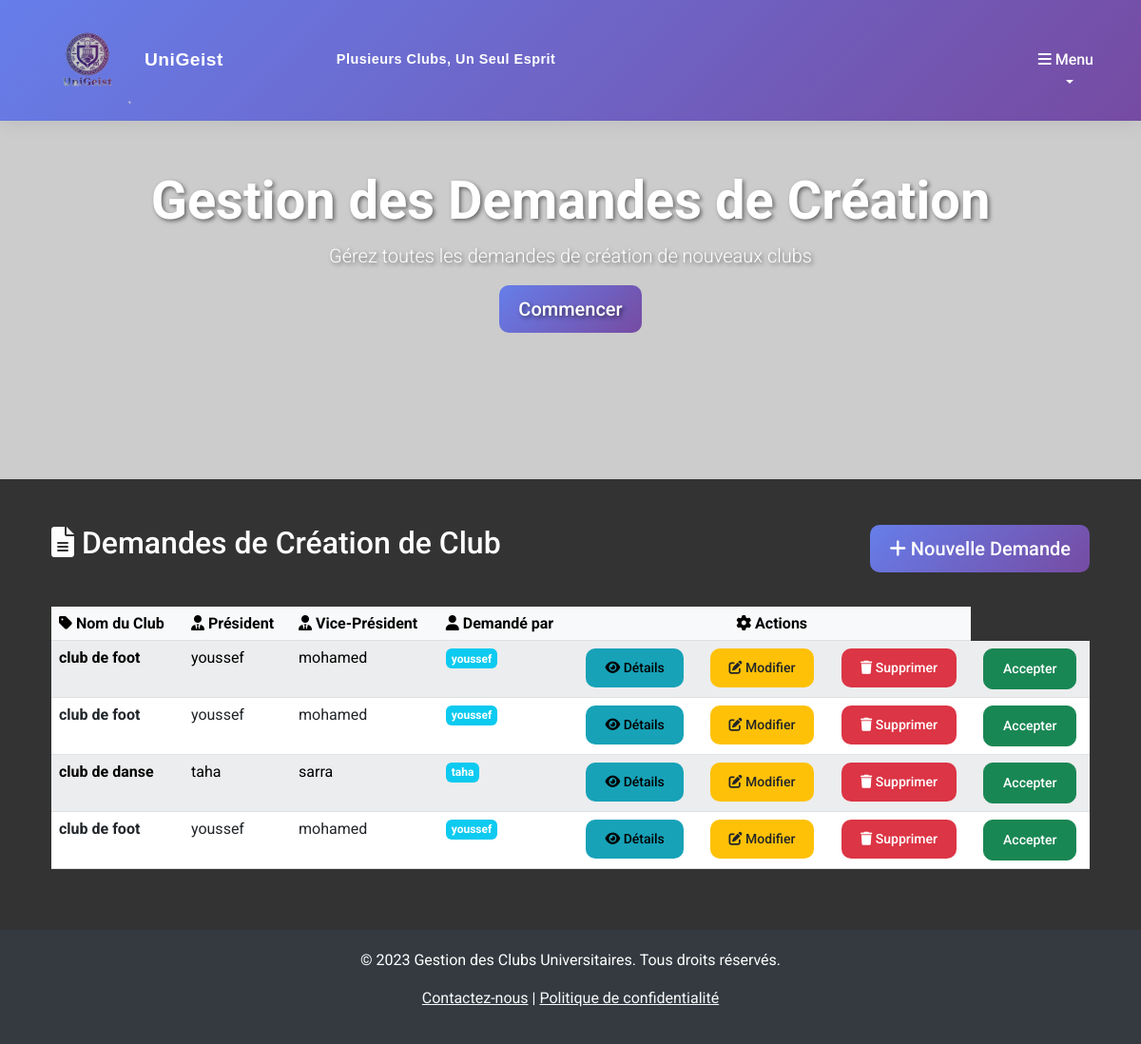
The app's page /club/demandes/, older data.
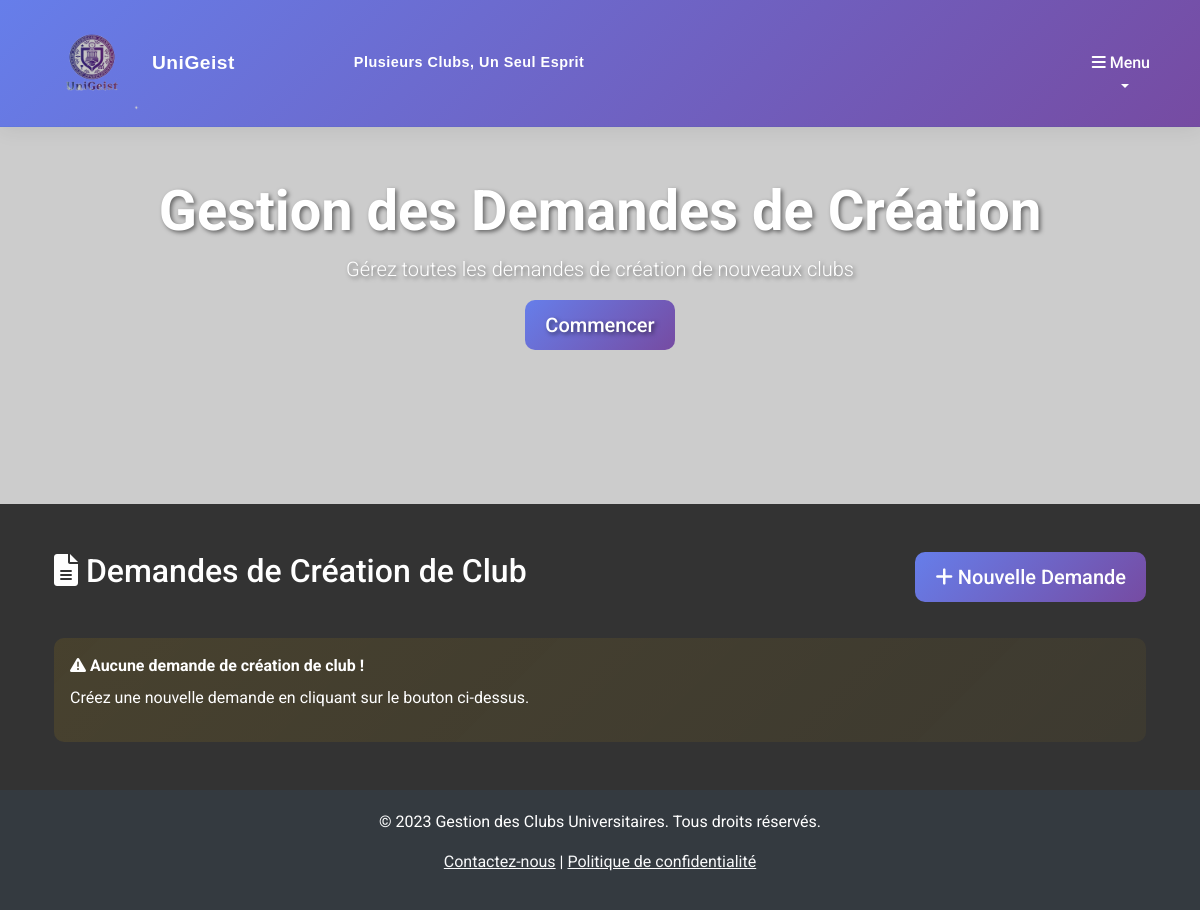
The same page, newer data.
### clubApp/models.py (models this page shows, shortened)
class Demande_creation_club(models.Model):
        validatorTitle = RegexValidator(
        regex=r'^[A-Za-z0-9\s]+$',
        message="This field should contain only alphanumeric characters and spaces."
    )
        validatorName = RegexValidator(
        regex=r'^[A-Za-z\s]+$',
        message="This field should contain only alphabetic characters and spaces."
    )
        demande_id = models.AutoField(primary_key=True)
        club_name = models.CharField(max_length=100, validators=[validatorTitle])
        club_description = models.TextField(validators=[MinLengthValidator(10,"Description must be at least 10 characters long.")], blank=True, null=True)
        president_name = models.CharField(max_length=100, validators=[validatorName])
        vice_president_name = models.CharField(max_length=100, validators=[validatorName])
        requested_by = models.CharField(max_length=100, validators=[validatorName])
        emailResponsable = models.EmailField(max_length=254, blank=True, null=True)
        emailClub = models.EmailField(max_length=254, blank=True, null=True)
        tel = models.CharField(max_length=15, validators=[RegexValidator(regex=r'^\+?\d{8}$', message="Phone number must be entered in the format: '99999999'. Up to 8 digits allowed.")])

### clubApp/views.py (the view)
# urls.py: path('demandes/', DemandeListView.as_view(), name='demande_list_view'),
class DemandeListView(ListView):
    model = Demande_creation_club
    template_name = 'club/demande_creation_club_list.html'  # Updated to match actual template location
    context_object_name = 'demandes'

### templates/club/demande_creation_club_list.html (shortened to what this page needs)
{% extends 'base.html' %}
{% block hero_title %}Gestion des Demandes de Création{% endblock %}
{% block hero_subtitle %}Gérez toutes les demandes de création de nouveaux clubs{% endblock %}
{% block content %}
<div class="container my-5">
    <div class="row mb-4">
        <div class="col-md-8">
            <h2 class="mb-4"><i class="fas fa-file-alt"></i> Demandes de Création de Club</h2>
        </div>
        <div class="col-md-4 text-md-end">
            <a href="{% url 'club:demande_creation_club_view' %}" class="btn btn-primary btn-lg">
                <i class="fas fa-plus"></i> Nouvelle Demande
            </a>
        </div>
    </div>
    {% if demandes %}
    <div class="table-responsive">
        <table class="table table-hover table-striped">
            <thead class="table-light">
                <tr>
                    <th><i class="fas fa-tag"></i> Nom du Club</th>
                    <th><i class="fas fa-user-tie"></i> Président</th>
                    <th><i class="fas fa-user-tie"></i> Vice-Président</th>
                    <th><i class="fas fa-user"></i> Demandé par</th>
                    <th colspan="3" class="text-center"><i class="fas fa-cog"></i> Actions</th>
                </tr>
            </thead>
            <tbody>
                {% for demande in demandes %}
                <tr>
                    <td><strong>{{ demande.club_name }}</strong></td>
                    <td>{{ demande.president_name }}</td>
                    <td>{{ demande.vice_president_name }}</td>
                    <td>
                        <span class="badge bg-info">{{ demande.requested_by }}</span>
                    </td>
                    <td class="text-center">
                        <a href="{% url 'club:demande_creation_club_detail_view' demande.demande_id %}" class="btn btn-sm btn-info" title="Voir les détails">
                            <i class="fas fa-eye"></i> Détails
                        </a>
                    </td>
                    <td class="text-center">
                        <a href="{% url 'club:demande_creation_club_update_view' demande.demande_id %}" class="btn btn-sm btn-warning" title="Modifier">
                            <i class="fas fa-edit"></i> Modifier
                        </a>
                    </td>
                    <td class="text-center">
                        <a href="{% url 'club:demande_creation_club_delete_view' demande.demande_id %}" class="btn btn-sm btn-danger" title="Supprimer">
                            <i class="fas fa-trash"></i> Supprimer
                        </a>
                    </td>
                    <td class="text-center">
                        <a href="{% url 'club:accept_demande' demande.demande_id %}"
                            class="btn btn-success btn-sm">
                            Accepter
                        </a>
                    </td>
                </tr>
                {% endfor %}
            </tbody>
        </table>
    </div>
    {% else %}
    <div class="alert alert-warning" role="alert">
        <i class="fas fa-exclamation-triangle"></i> <strong>Aucune demande de création de club !</strong>
        <p class="mt-2">Créez une nouvelle demande en cliquant sur le bouton ci-dessus.</p>
    </div>
    {% endif %}
</div>
{% endblock %}

Row changes from the older to the newer data that the page shows:
removed Demande_creation_club: club_name "club de foot", president_name "youssef", vice_president_name "mohamed", requested_by "youssef"
removed Demande_creation_club: club_name "club de foot", president_name "youssef", vice_president_name "mohamed", requested_by "youssef"
removed Demande_creation_club: club_name "club de danse", president_name "taha", vice_president_name "sarra", requested_by "taha"
removed Demande_creation_club: club_name "club de foot", president_name "youssef", vice_president_name "mohamed", requested_by "youssef"
Text that changed along with them:
text no longer shown: "Nom du Club Président Vice-Président Demandé par Actions"
text now shown: "Aucune demande de création de club ! Créez une nouvelle demande en cliquant sur le bouton ci-dessus."
